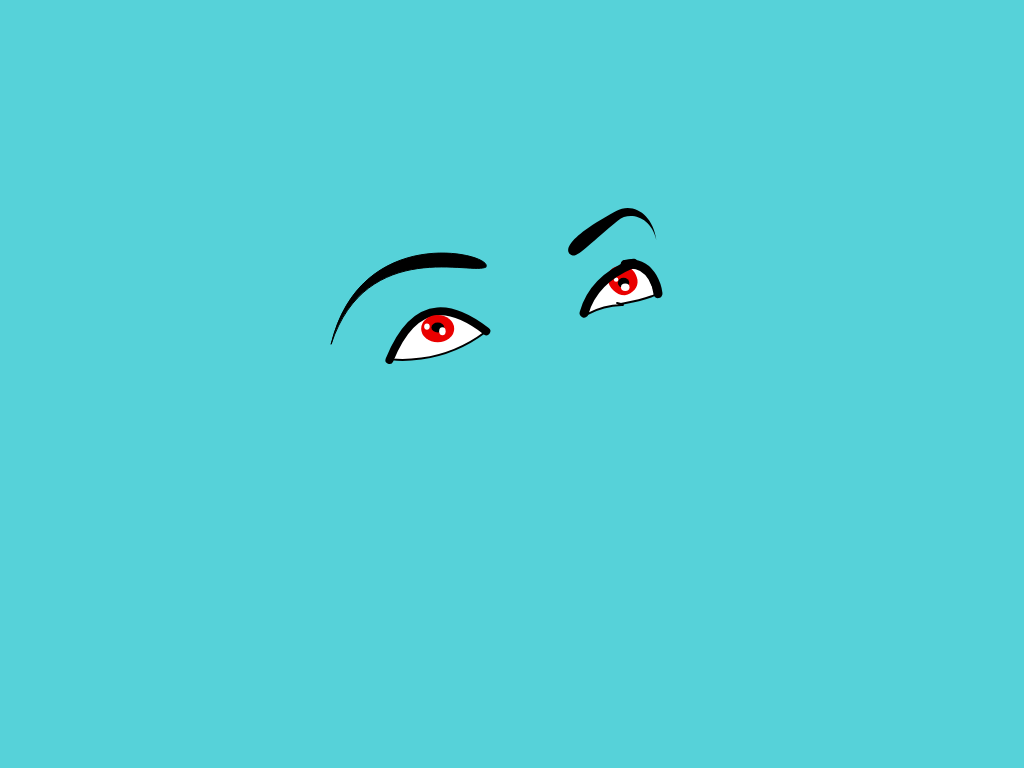
Frame 1 (no input)
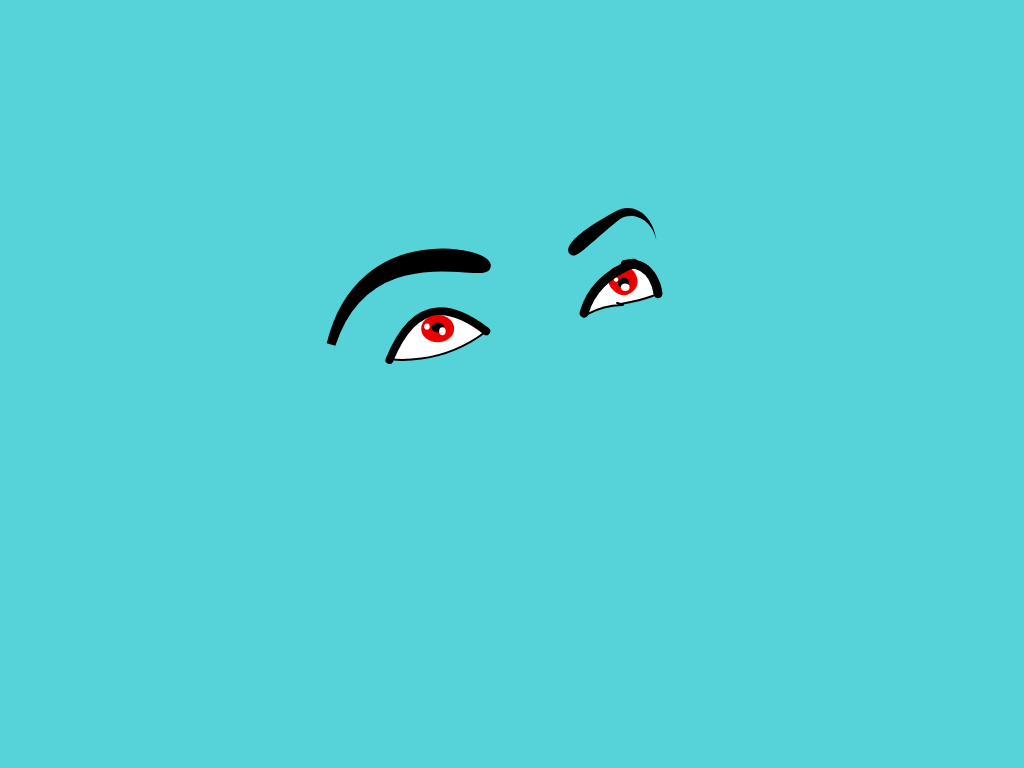
Frame 60 (no input)
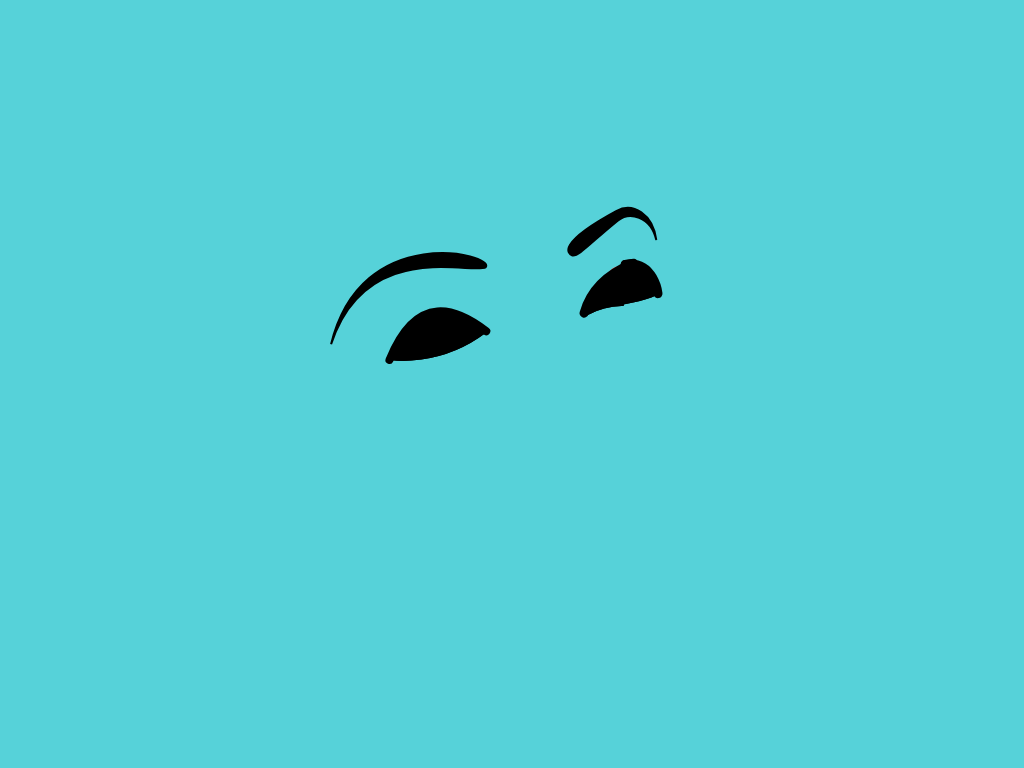
Frame 120 (the mouse pressed at the canvas centre since frame 60)

The p5.js sketch that drew these frames (run headless with seeded random() and noise() and a simulated clock; from frame 60 on, the mouse is pressed at the canvas centre):

// p5.js sketch
// ── sketch.js
/**
*
* Author: Elohim Guevara Varela
*
* Assignment 3: Response, "Expressive Eyes"
*
* MOOC: Introduction to Programming For The Visual Arts with p5.js
*
* Platform: https://www.kadenze.com/
*
*/

// black
var color_1 = 0;
// white
var color_2 = 255;
// variable to close eyes
var closeEyes = true;

function setup() {
  createCanvas(1024, 768);
  noSmooth();
}

function draw() {
  //ellipse(pmouseX, pmouseY, 50, 50);
  // change color background
  if (keyIsPressed == true) {
    background(86, pmouseX, pmouseY);
  }
  else {
    background(86, 210, 217);
  }
  // RGB - GREEN color for cornea
  var G = map(mouseX, 0, width, 0, 255);
  // RGB - BLUE color for cornea
  var B = map(mouseY, 0, height, 0, 255);

  /* left eye */

  // "eyebrow"
  fill(color_1);
  beginShape();
  // vertex 1
  vertex(485.77, 267.1);
  // control point 1, 2 and vertex 2
  bezierVertex(495.73, 254.48, 361.14, 220.15, 331.08, 344.29);
  // contro point 3, 4 and vertex 3
  bezierVertex(366.47, 236.75, 474.55, 275.85, 485.77, 267.1);
  endShape();

  // "retina"
  fill(color_2);
  stroke(color_1);
  strokeWeight(2);
  beginShape();
  // vertex 1
  vertex(484.67, 332.49);
  // control point 1, 2 and vertex 2
  bezierVertex(484.67, 332.49, 430, 271.33, 391.67, 359.33);
  // contro point 3, 4 and vertex 3
  bezierVertex(391.67, 359.33, 439.67, 366.32, 484.67, 332.49);
  endShape();

  // "eyelash"
  strokeWeight(8);
  // vertex 1, control point 1, 2 and vertex 2
  bezier(486.29, 331.23, 457.33, 308.88, 417.31, 291.22, 389.46, 359.93);

  // "cornea"
  fill(234, G, B);
  strokeWeight(color_1);
  ellipse(437.69, 328.7, 33, 27.25);

  // "iris"
  fill(color_1);
  strokeWeight(color_1);
  ellipse(437.82, 327.45, 12.8, 10);

  // "lights"
  fill(color_2);
  strokeWeight(color_1);
  // light 1 left
  ellipse(426.92, 326.58, 5.5, 6.3);
  // light 2 right
  ellipse(442.42, 331.25, 6.5, 8);

  if (closeEyes == false) {
    // "retina"
    fill(color_1);
    stroke(color_1);
    strokeWeight(2);
    beginShape();
    // vertex 1
    vertex(484.67, 332.49);
    // control point 1, 2 and vertex 2
    bezierVertex(484.67, 332.49, 430, 271.33, 391.67, 359.33);
    // contro point 3, 4 and vertex 3
    bezierVertex(391.67, 359.33, 439.67, 366.32, 484.67, 332.49);
    endShape();
  }

  /* right eye */

  // "eyebrow"
  fill(color_1);
  beginShape();
  // vertex 1
  vertex(616.18, 211.07);
  // control point 1, 2 and vertex 2
  bezierVertex(555.41, 243.98, 568.35, 253.95, 571.98, 255.27);
  // control point 3, 4 and vertex 3
  bezierVertex(578.11, 257.5, 591.38, 241.85, 618.04, 220.41);
  // vertex 4
  vertex(618.04, 220.41);
  // control point 6, 7 and vertex 5
  bezierVertex(629.1, 211.52, 650.57, 215.58, 656.33, 240.02);
  // control point 7, 8 and vertex 6
  bezierVertex(652.84, 214.23, 633.17, 201.87, 616.18, 211.07);
  endShape();

  // "retina"
  fill(color_2);
  stroke(color_1);
  strokeWeight(2);
  beginShape();
  // vertex 1
  vertex(586.8, 314.46);
  // control point 1, 2 and vertex 2
  bezierVertex(598.27, 266.58, 654.33, 266.09, 628.17, 266.04);
  // control point 3, 4 and vertex 3
  bezierVertex(654.33, 266.09, 653.99, 297.93, 656.33, 293.63);
  // vertex 4
  vertex(656.33, 293.63);
  // control point 4, 5 and vertex 5
  bezierVertex(656.33, 293.63, 653.99, 297.93, 620.84, 303.99);
  // control point 5, 6 and vertex 6
  bezierVertex(620.84, 303.99, 612.35, 301.98, 620.84, 303.99);
  // vertex 7
  vertex(620.84, 303.99);
  // control point 6, 7 and vertex 8
  bezierVertex(628.97, 307.16, 612.32, 300.67, 586.8, 314.46);
  // control point 7, 8 and vertex 9
  bezierVertex(586.8, 314.46, 586.8, 314.46, 586.8, 314.46);
  endShape();

  // "cornea"
  fill(234, G, B);
  strokeWeight(color_1);
  beginShape();
  // vertex 1
  vertex(607.75, 279.84);
  // control point 1, 2, vertex 2
  bezierVertex(608.88, 287.45, 615.69, 295.34, 624.91, 295.34);
  // vertex 3
  vertex(624.91, 295.34);
  // control point 3, 4, vertex 4
  bezierVertex(632.85, 293.63, 638.58, 287.45, 637.45, 279.84);
  // vertex 5
  vertex(637.45, 279.84);
  // control point 4, 5, vertex 6
  bezierVertex(636.31, 272.22, 629.5, 264.33, 620.54, 266.04);
  // vertex 7
  vertex(620.54, 266.04);
  // control point 6, 7, vertex 8
  bezierVertex(612.34, 266.04, 606.61, 272.22, 607.75, 279.84);
  endShape();

  // "iris"
  fill(color_1);
  strokeWeight(color_1);
  ellipse(623.56, 282.84, 11.33, 10);

  // "lights"
  fill(color_2);
  strokeWeight(color_1);
  // light 1 left
  ellipse(616.1, 279.64, 4.5, 4.16);
  // light 2 right
  ellipse(625.24, 287.36 ,8.5, 7.5);

  // "eyelash"
  noFill();
  strokeWeight(9);
  // vertex 1, control point 1, 2 and vertex 2
  bezier(584, 313.17, 597.33, 265.75, 654.15, 260, 625.24, 264.33);
  // vertex 3, control point 2, 3 and vertex 4
  bezier(625.24, 264.33, 654.15, 260, 658, 293.63, 658, 293.63);

  if (closeEyes == false) {
    fill(color_1);
    stroke(color_1);
    strokeWeight(2);
    beginShape();
    // vertex 1
    vertex(586.8, 314.46);
    // control point 1, 2 and vertex 2
    bezierVertex(598.27, 266.58, 654.33, 266.09, 628.17, 266.04);
    // control point 3, 4 and vertex 3
    bezierVertex(654.33, 266.09, 653.99, 297.93, 656.33, 293.63);
    // vertex 4
    vertex(656.33, 293.63);
    // control point 4, 5 and vertex 5
    bezierVertex(656.33, 293.63, 653.99, 297.93, 620.84, 303.99);
    // control point 5, 6 and vertex 6
    bezierVertex(620.84, 303.99, 612.35, 301.98, 620.84, 303.99);
    // vertex 7
    vertex(620.84, 303.99);
    // control point 6, 7 and vertex 8
    bezierVertex(628.97, 307.16, 612.32, 300.67, 586.8, 314.46);
    // control point 7, 8 and vertex 9
    bezierVertex(586.8, 314.46, 586.8, 314.46, 586.8, 314.46);
    endShape();
  }
}

function mousePressed() {
  closeEyes = !closeEyes;
}
